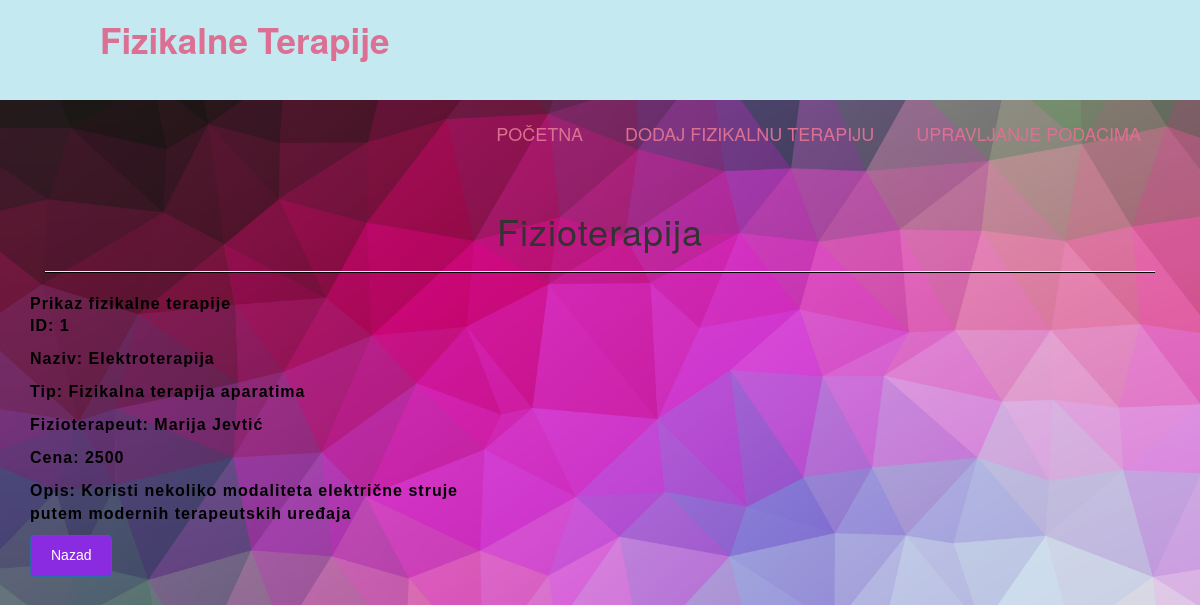
/prikaz.php?id=1, run on the app's committed database.
### tables this page shows
CREATE TABLE `fizikalne_terapije` (
  `fizioterapijeID` int(11) NOT NULL,
  `nazivFizioTerapije` varchar(255) NOT NULL,
  `tipID` int(11) NOT NULL,
  `fizioterapeutID` int(11) NOT NULL,
  `cena` double NOT NULL,
  `opis` varchar(255) DEFAULT NULL
);

CREATE TABLE `tip` (
  `tipID` int(11) NOT NULL,
  `nazivTipa` varchar(255) NOT NULL
);

CREATE TABLE `fizioterapeut` (
  `fizioterapeutID` int(11) NOT NULL,
  `imePrezime` varchar(255) NOT NULL
);

### konekcija1.php (called while the page is built, shortened)
<?php class Model {
   private $server="127.0.0.1";
   private $username="root";
   private $password="";
   private $dp="fizikalne_terapije";
   private $conn;
   public function __construct(){
    try{
    $this->conn = new mysqli($this->server,$this->username,
    $this->password,$this->dp);
    } catch(Exception $e){
    echo "Nije povezano" .$e->getMessage();
    }
}
	public  function prikazID($id)
    {
		$data=null;
        $query = "SELECT * FROM fizikalne_terapije ft join tip t on ft.tipID=t.tipID join fizioterapeut f on ft.fizioterapeutID=f.fizioterapeutID WHERE fizioterapijeID='$id'";
        if($sql=$this->conn->query($query)){
		    while($row=$sql->fetch_assoc()){
				$data=$row;
		}
	}
	return $data;
  }
}
?>

### prikaz.php (the view, shortened to what this page needs)
<!doctype html>
<html lang="en">
  <head>
  <?php include 'header.php' ?>
    <link rel="stylesheet" href="css/style.css">
    <link rel="stylesheet" href="css/lightbox.css">
    <link rel="stylesheet" href="css/bootstrap.css">
  </head>
  <body style="background-image: url('images/pozadina.jpg'); background-size:cover">
  <div class="container">
      <div class="title">
          <div class="col-md-12 mt-5">
            <h1 class="text-center">Fizioterapija</h1>
            <hr style="height: 1px;color: black;background-color: black;">
          </div>
      </div>
        <div class="row">
        <div class="col-md-5 mx-auto">
        <?php
          include 'konekcija1.php';
          $model=new Model();
          $id=$_REQUEST['id'];
          $row=$model->prikazID($id);
           if(!empty($row)){
        ?>
          <div class="card">
            <div class="card-header">
              Prikaz fizikalne terapije
            </div>
            <div class="card-body">
              <p>ID: <?php echo $row['fizioterapijeID']; ?></p>
              <p>Naziv: <?php echo $row['nazivFizioTerapije'];?></p>
              <p>Tip: <?php echo $row['nazivTipa']; ?></p>
              <p>Fizioterapeut: <?php echo $row['imePrezime']; ?></p>
              <p>Cena: <?php echo $row['cena']; ?></p>
              <p>Opis: <?php echo $row['opis']; ?></p>
            </div>
          </div>
          <?php
           }else{
             echo "Nema podataka";
           }
           ?>
          <a class="nav-link" href="index.php">
            <button type="submit"   name="nazad" class="btn btn-primary">Nazad</button>
          </a>
        </div>
      </div>
    </div>
  </body>
  </html>

### css/style.css (style rules this page uses)
* { margin:0px; padding: 0px; box-sizing: border-box; text-decoration: none; list-style: none; }
a { text-decoration: none; outline: none; }
h1 { font-size: 30px; font-weight: 600; text-align: center; color:black; letter-spacing: 1px; text-transform: none; }
.row { font-family: Arial, Helvetica, sans-serif; font-size: 16px; color: black ; font-weight: 600; letter-spacing: 1px; }
.container button { background-color: blueviolet; }
body { font-family: montserrat; }

### data on the page
fizikalne_terapije: fizioterapijeID "1", nazivFizioTerapije "Elektroterapija", tipID.nazivTipa "Fizikalna terapija aparatima", fizioterapeutID.imePrezime "Marija Jevtić", cena "2500", opis "Koristi nekoliko modaliteta električne struje putem modernih terapeutskih uređaja"
